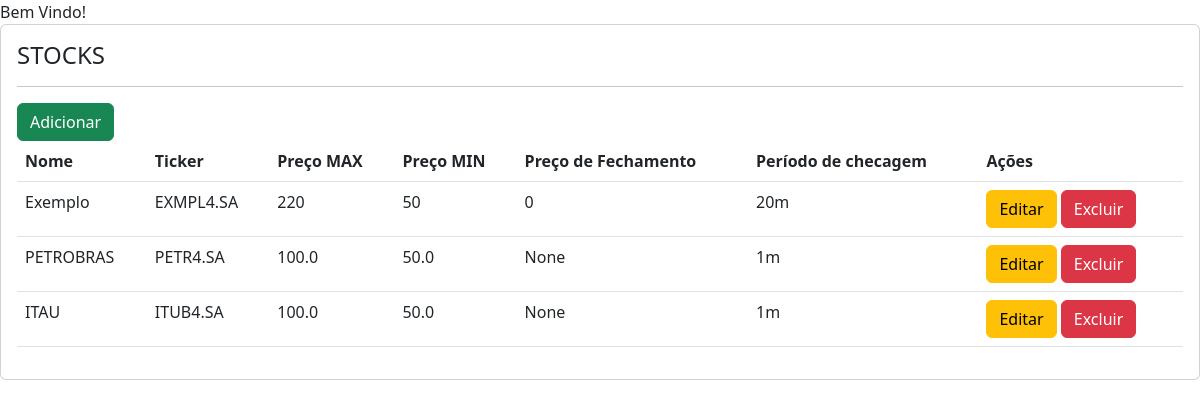
Before: / with the older database file.
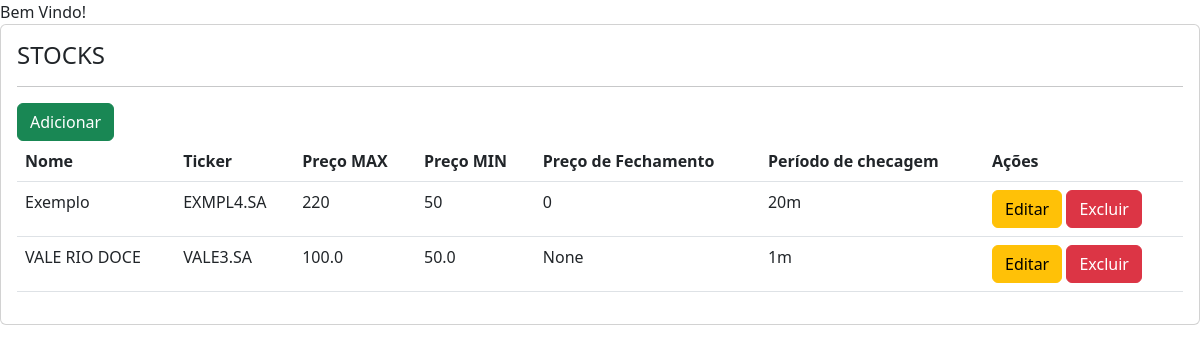
After: the same page with the newer database file.
### portal/models.py (models this page shows)
class Stock(models.Model):
    nome = models.CharField(max_length=255)
    frequencia = models.CharField(max_length=255,null='1m')
    ticker = models.CharField(max_length=255, null='1m')
    precomax = models.FloatField()
    precomin = models.FloatField()
    lastprice=models.FloatField(null=True)

### portal/views.py (the view)
# urls.py: path('', views.home, name='home'),  # path da pagina principal
def home(request):
    stocks = Stock.objects.all()
    context = {'stocks': stocks}
    return render(request, 'portal/home.html', context)

### portal/templates/portal/home.html
{% extends 'base.html'  %}
{% block content %}
Bem Vindo!
<div class="card">
    <div class="card-body">
        <h4>STOCKS</h4>
        <hr>
        <a class="btn btn-success" href="{% url 'home_add' %}">Adicionar</a>
        <table class="table">
            <thead>
                <tr>
                   <th>Nome</th>
                    <th>Ticker</th>
                    <th>Preço MAX</th>
                    <th>Preço MIN</th>
                    <th>Preço de Fechamento</th>
                    <th>Período de checagem</th>
                    <th>Ações</th>
                </tr>
            </thead>
            <tbody>
             <tr>
                <td>Exemplo</td>
                <td>EXMPL4.SA</td>
                <td>220</td>
                <td>50</td>
                <td>0</td>
                <td>20m</td>
                <td>
                    <button class="btn btn-warning">Editar </button>
                    <button class="btn btn-danger"> Excluir</button>
                </td>
            </tr>
            {% for stock in stocks %}
                 <tr>
                <td>{{stock.nome  }}</td>
                <td>{{ stock.ticker }}</td>
                <td>{{ stock.precomax }}</td>
                <td>{{ stock.precomin }}</td>
                <td>{{ stock.lastprice }}</td>
                 <td>{{ stock.frequencia }}</td>
                <td>
                    <a class="btn btn-warning" href="{% url 'home_edit' stock.id %}">Editar </a>
                    <a class="btn btn-danger" href="{% url 'home_delete' stock.id %}"> Excluir</a>
                </td>
            </tr>
            {% endfor %}
            </tbody>
        </table>
    </div>
</div>
{% endblock %}

### portal/templates/base.html (shortened to what this page needs)
<!DOCTYPE html>
<html lang="en">
<head>
    <link href="https://cdn.jsdelivr.net/npm/bootstrap@5.2.0-beta1/dist/css/bootstrap.min.css" rel="stylesheet">
  </head>
<body>
{% block content %}
{% endblock %}
</body>
</html>

Changed rows visible on the page:
removed Stock: nome "PETROBRAS", ticker "PETR4.SA", precomax "100.0", precomin "50.0", lastprice "None", frequencia "1m"
removed Stock: nome "ITAU", ticker "ITUB4.SA", precomax "100.0", precomin "50.0", lastprice "None", frequencia "1m"
added Stock: nome "VALE RIO DOCE", ticker "VALE3.SA", precomax "100.0", precomin "50.0", lastprice "None", frequencia "1m"
